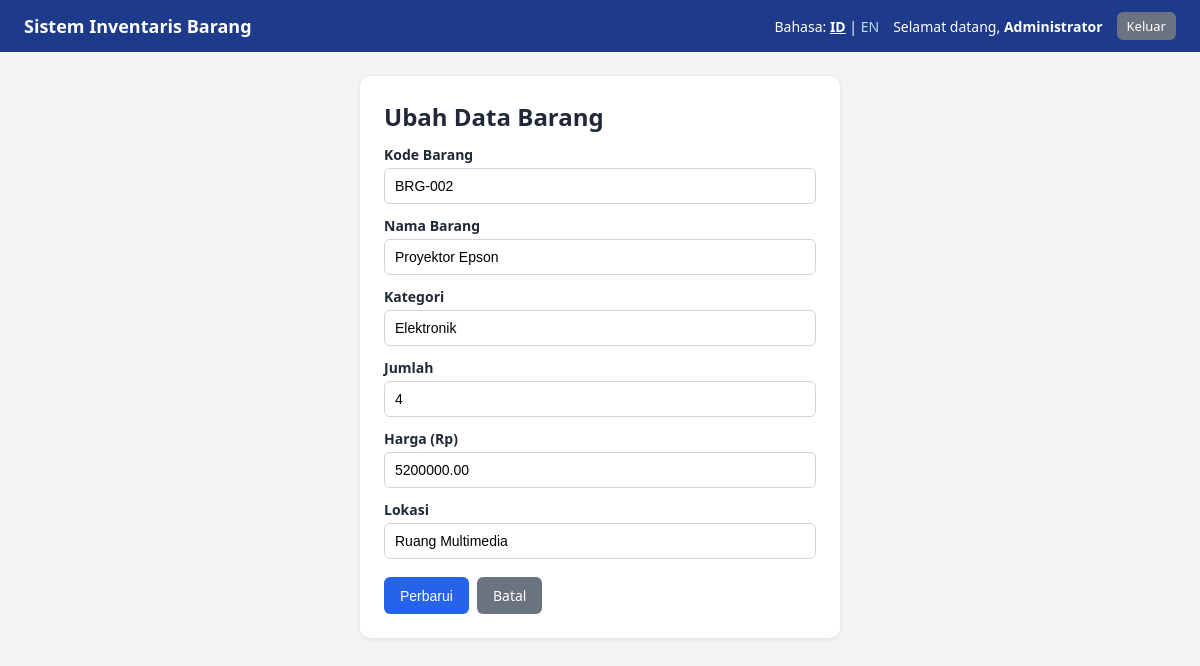
/edit.php?id=2 (signed in), run on the app's committed database.
### tables this page shows
CREATE TABLE barang (
  id_barang INT AUTO_INCREMENT PRIMARY KEY,
  kode_barang VARCHAR(20) NOT NULL UNIQUE,
  nama_barang VARCHAR(100) NOT NULL,
  kategori VARCHAR(50) NOT NULL,
  jumlah INT NOT NULL DEFAULT 0,
  harga DECIMAL(12,2) NOT NULL DEFAULT 0,
  lokasi VARCHAR(100) NOT NULL,
  created_at TIMESTAMP DEFAULT CURRENT_TIMESTAMP
);

### includes/init.php (called while the page is built, shortened)
<?php
function t(string $key): string {
    return $GLOBALS['LANG'][$key] ?? $key;
}
function e($str): string {
    return htmlspecialchars((string)$str, ENT_QUOTES, 'UTF-8');
}

### includes/form_barang.php (the view, shortened to what this page needs)
<form method="POST" action="<?= e($action) ?>">
  <label><?= e(t('code')) ?></label>
  <input type="text" name="kode_barang" maxlength="20" value="<?= e($data['kode_barang']) ?>">
  <label><?= e(t('name')) ?></label>
  <input type="text" name="nama_barang" maxlength="100" value="<?= e($data['nama_barang']) ?>">
  <label><?= e(t('category')) ?></label>
  <input type="text" name="kategori" maxlength="50" value="<?= e($data['kategori']) ?>">
  <label><?= e(t('qty')) ?></label>
  <input type="text" name="jumlah" value="<?= e($data['jumlah']) ?>">
  <label><?= e(t('price')) ?></label>
  <input type="text" name="harga" value="<?= e($data['harga']) ?>">
  <label><?= e(t('location')) ?></label>
  <input type="text" name="lokasi" maxlength="100" value="<?= e($data['lokasi']) ?>">
  <div class="actions">
    <button class="btn" type="submit"><?= e($submit_label) ?></button>
    <a class="btn btn-gray" href="index.php"><?= e(t('cancel')) ?></a>
  </div>
</form>

### assets/style.css (style rules this page uses)
* { box-sizing:border-box }
body { margin:0;font-family:Segoe UI,Arial,sans-serif;background:#f3f4f6;color:#1f2937 }
label { display:block;margin:12px 0 4px;font-weight:600;font-size:14px }
input[type=text],input[type=password] { width:100%;padding:9px 10px;border:1px solid #d1d5db;border-radius:6px;font-size:14px }
.btn { display:inline-block;background:#2563eb;color:#fff;border:0;padding:9px 16px;border-radius:6px;cursor:pointer;text-decoration:none;font-size:14px }
.btn-gray { background:#6b7280 }
.actions { margin-top:18px;display:flex;gap:8px }

### data on the page
barang: kode_barang "BRG-002", nama_barang "Proyektor Epson", kategori "Elektronik", jumlah "4", harga "5200000.00", lokasi "Ruang Multimedia"

### other printed values
t('app_title') "Sistem Inventaris Barang"
t('language') "Bahasa"
t('welcome') "Selamat datang"
$_SESSION['nama'] "Administrator"
t('logout') "Keluar"
t('edit_title') "Ubah Data Barang"
t('code') "Kode Barang"
t('name') "Nama Barang"
t('category') "Kategori"
t('qty') "Jumlah"
t('price') "Harga (Rp)"
t('location') "Lokasi"
$submit_label "Perbarui"
t('cancel') "Batal"
